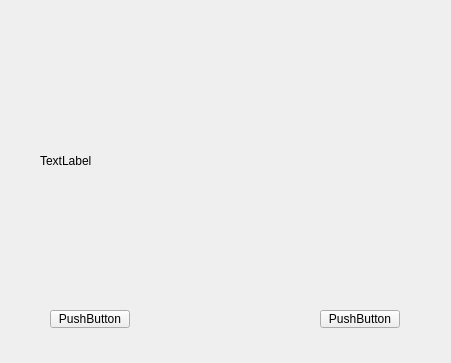
<?xml version="1.0" encoding="UTF-8"?>
<ui version="4.0">
 <class>Widget</class>
 <widget class="QWidget" name="Widget">
  <property name="geometry">
   <rect>
    <x>0</x>
    <y>0</y>
    <width>451</width>
    <height>363</height>
   </rect>
  </property>
  <property name="windowTitle">
   <string>Widget</string>
  </property>
  <widget class="QPushButton" name="pushButton">
   <property name="geometry">
    <rect>
     <x>50</x>
     <y>310</y>
     <width>80</width>
     <height>18</height>
    </rect>
   </property>
   <property name="text">
    <string>PushButton</string>
   </property>
  </widget>
  <widget class="QPushButton" name="pushButton_2">
   <property name="geometry">
    <rect>
     <x>320</x>
     <y>310</y>
     <width>80</width>
     <height>18</height>
    </rect>
   </property>
   <property name="text">
    <string>PushButton</string>
   </property>
  </widget>
  <widget class="QLabel" name="label">
   <property name="geometry">
    <rect>
     <x>40</x>
     <y>30</y>
     <width>371</width>
     <height>261</height>
    </rect>
   </property>
   <property name="text">
    <string>TextLabel</string>
   </property>
  </widget>
 </widget>
 <resources/>
 <connections/>
</ui>
